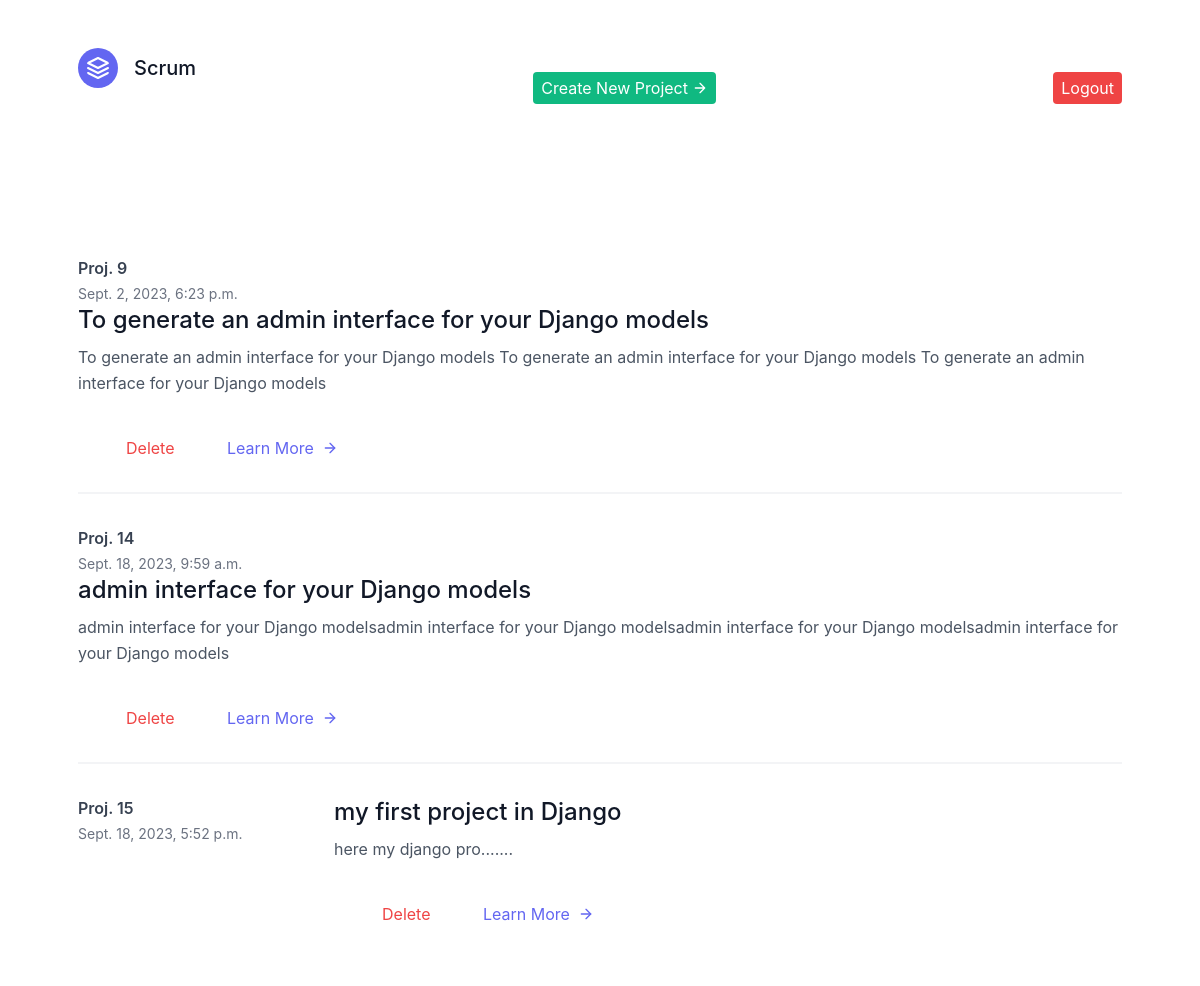
The app's page / (signed in) with its own data.
### app/models.py (models this page shows, shortened)
class Project(models.Model):
    project_name = models.TextField()
    project_description = models.TextField()
    created_at = models.DateTimeField(auto_now_add=True)  # Automatically set on creation

### app/views.py (the view)
# urls.py: path("", views.home, name="home"),
@login_required(login_url='login')
def home(request):
    projects = Project.objects.all()
    return render(request, 'index.html', {'projects':projects})

### app/templates/index.html (shortened to what this page needs)
<!DOCTYPE html>
<html lang="en">
<link href="https://unpkg.com/tailwindcss@^2/dist/tailwind.min.css" rel="stylesheet">
<link rel="stylesheet" href="https://cdn.jsdelivr.net/npm/bootstrap@4.0.0/dist/css/bootstrap.min.css">
<body>
    <header class="text-gray-600 body-font">
        <div class="container mx-auto flex flex-wrap p-5 flex-col md:flex-row items-center">
          <a href="/" class="flex title-font font-medium items-center text-gray-900 mb-4 md:mb-0">
            <svg xmlns="http://www.w3.org/2000/svg" fill="none" stroke="currentColor" stroke-linecap="round" stroke-linejoin="round" stroke-width="2" class="w-10 h-10 text-white p-2 bg-indigo-500 rounded-full" viewBox="0 0 24 24">
              <path d="M12 2L2 7l10 5 10-5-10-5zM2 17l10 5 10-5M2 12l10 5 10-5"></path>
            </svg>
            <span class="ml-3 text-xl">Scrum</span>
          </a>
          <button class="md:ml-auto flex flex-wrap items-center text-white text-base justify-center bg-green-500 border-0 py-1 px-2 focus:outline-none hover:bg-green-700 rounded text-base mt-3 md:mt-0" data-toggle="modal" data-target="#exampleModal"  type="button">Create New Project
            <svg fill="none" stroke="currentColor" stroke-linecap="round" stroke-linejoin="round" stroke-width="2" class="w-4 h-4 ml-1" viewBox="0 0 24 24">
              <path d="M5 12h14M12 5l7 7-7 7"></path>
            </svg>
          </button>
          <a href="{%url 'logout'%}" class="md:ml-auto flex flex-wrap items-center text-white text-base justify-center bg-red-500 border-0 py-1 px-2 focus:outline-none hover:bg-red-700 rounded text-base mt-3 md:mt-0" type="button">Logout
          </a>
        </div>
      </header>
    <section class="text-gray-600 body-font overflow-hidden">
        <div class="container px-5 py-24 mx-auto">
          <div class="-my-8 divide-y-2 divide-gray-100">
            {% for project in projects %}
              <div class="py-8 flex flex-wrap md:flex-nowrap">
                <div class="md:w-64 md:mb-0 mb-6 flex-shrink-0 flex flex-col">
                  <span class="font-semibold title-font text-gray-700">Proj. {{ project.id }}</span>
                  <span class="mt-1 text-gray-500 text-sm">{{ project.created_at }}</span>
                </div>
                <div class="md:flex-grow">
                  <h2 class="text-2xl font-medium text-gray-900 title-font mb-2">{{ project.project_name }}</h2>
                  <p class="leading-relaxed">{{ project.project_description }}</p>
                  <a href="/delete_project/{{ project.project_name }}"  class="text-red-500 inline-flex mx-5 items-center mt-4">Delete
                  </a>
                  <a href="/tickets/{{ project.project_name }}"  class="text-indigo-500 inline-flex items-center mt-4">Learn More
                    <svg class="w-4 h-4 ml-2" viewBox="0 0 24 24" stroke="currentColor" stroke-width="2" fill="none" stroke-linecap="round" stroke-linejoin="round">
                      <path d="M5 12h14"></path>
                      <path d="M12 5l7 7-7 7"></path>
                    </svg>
                  </a>
                </div>
              </div>
            {% endfor %}
          </div>
        </div>
      </section>
</body>
</html>

### records on screen
Project: id "9", created_at "Sept. 2, 2023, 6:23 p.m.", project_name "To generate an admin interface for your Django models", project_description "To generate an admin interface for your Django models To generate an admin interface for your Django models To generate an admin interface for your Django models"
Project: id "14", created_at "Sept. 18, 2023, 9:59 a.m.", project_name "admin interface for your Django models", project_description "admin interface for your Django modelsadmin interface for your Django modelsadmin interface for your Django modelsadmin interface for your Django models"
Project: id "15", created_at "Sept. 18, 2023, 5:52 p.m.", project_name "my first project in Django", project_description "here my django pro......."
